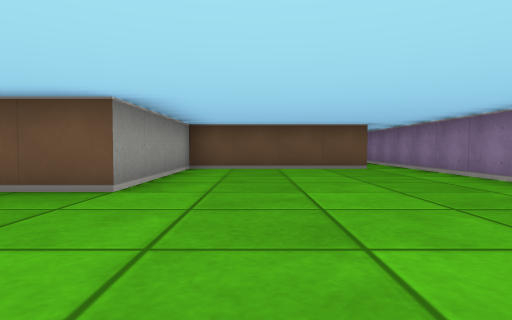
[1] (above)

16 first-person views from a walk through a cub3D level. The camera is about half as high as the walls, tilts 2° down and sees 75° across. The floor is counted in squares. Each view is taken from the middle of a square. On the plan, view 1 faces up. The plan holds only what a view shows up to about 9 squares ahead; the rest is blank.

[2]
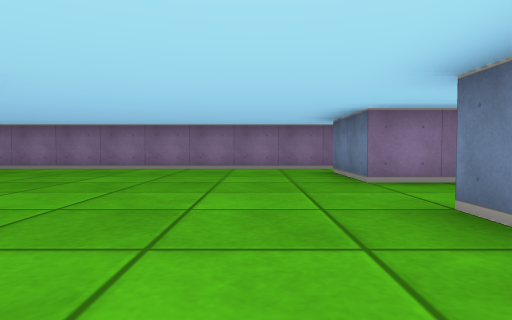

[3]
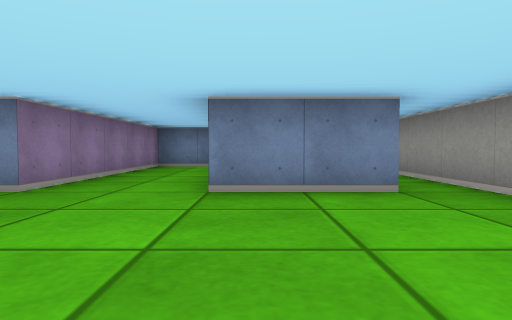

[4]
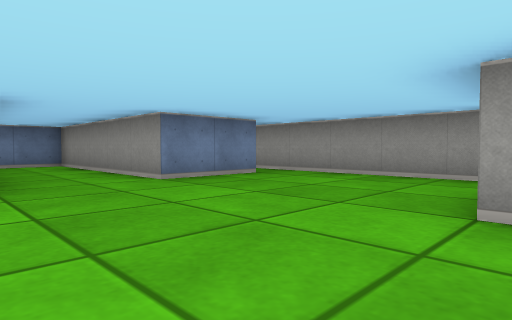

[5]
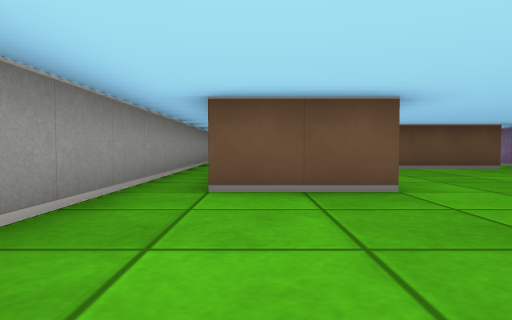

[6]
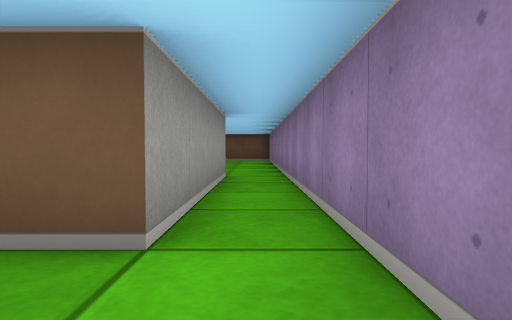

[7]
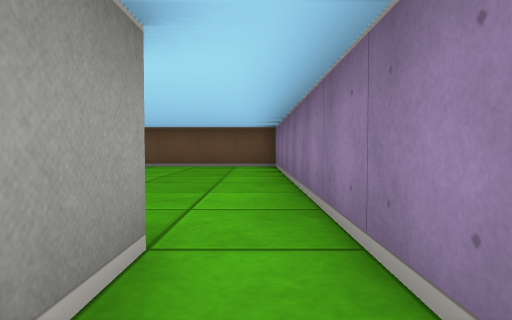

[8]
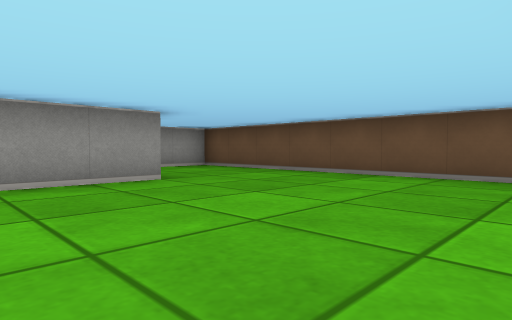

[9]
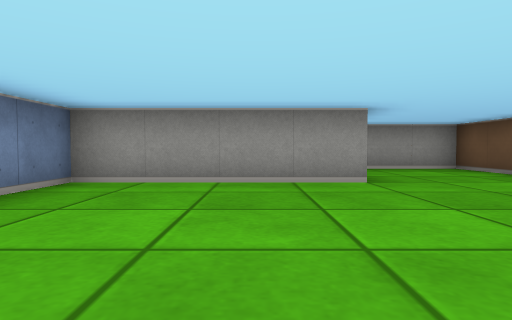

[10]
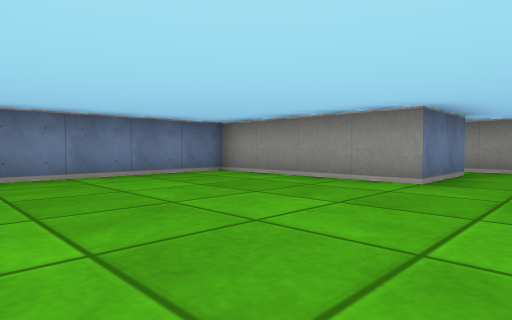

[11]
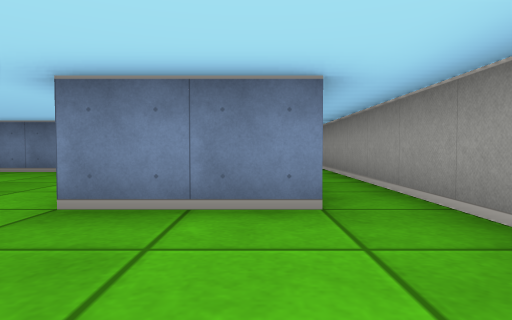

[12]
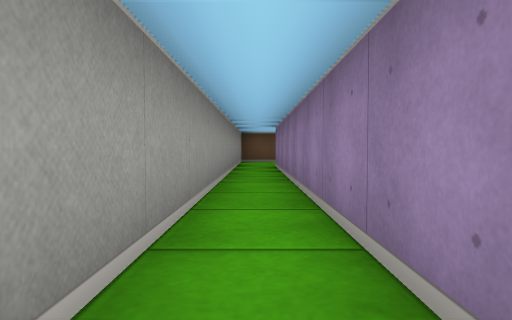

[13]
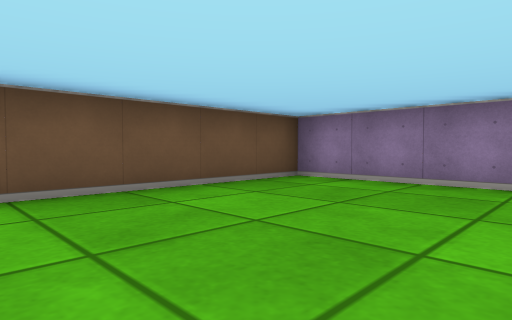

[14]
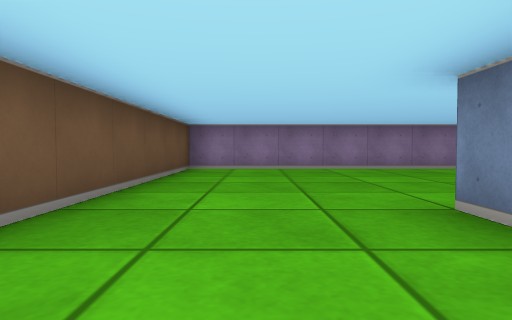

[15]
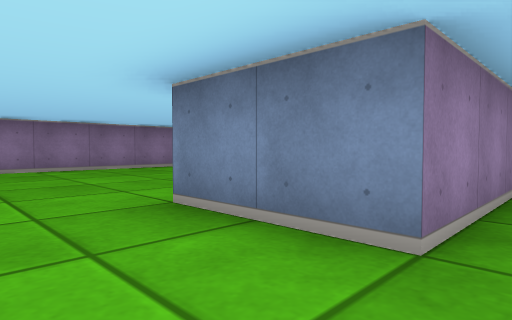

[16]
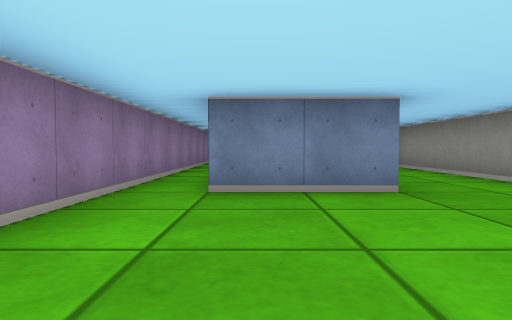

### Floor plan
Points are (right, up) in squares from view 1. A wall is a line through its corners. A room is listed if a view was taken in it or the views show most of it. See-through windows are left out.
Room 1 (views 1, 2, 3, 4, 5, 6, 7, 12, 16)
walls: (-3.5, 7.6) (-3.5, 15.5); (3.5, -0.5) (3.5, 11.5); (-3.6, -0.5) (-1.5, -0.5) (-1.5, -5.5) (0.5, -5.5) (0.5, -0.5) (2.5, -0.5); (2.5, 11.5) (2.5, 7.5) (-1.5, 7.5) (-1.5, 3.5) (-3.5, 3.5); (-4.5, 15.5) (-4.5, -0.4)
ways out: opening at (-4, 15) to room 2; opening at (3, 11) to room 2; opening at (-4, -1); opening at (3, -1)
Room 2 (views 8, 9, 10, 11, 13, 14, 15)
walls: (-3.5, 15.5) (-1.5, 15.5) (-1.5, 11.5) (2.5, 11.5); (3.5, 11.5) (3.5, 18.5) (-4.5, 18.5) (-4.5, 15.5)
ways out: opening at (-4, 15) to room 1; opening at (3, 11) to room 1

Positions as (right, up) in squares from view 1, and headings:
1: (0, 0), facing up
2: (-4, 1), facing right
3: (-2, 3), facing down
4: (1, 4), facing down-left
5: (-3, 0), facing up
6: (3, 6), facing up
7: (3, 10), facing up
8: (3, 13), facing up-left
9: (3, 14), facing left
10: (3, 17), facing down-left
11: (-3, 18), facing down
12: (-4, 7), facing up
13: (-1, 15), facing up-right
14: (-4, 17), facing right
15: (-4, 17), facing down-right
16: (2, 3), facing down
